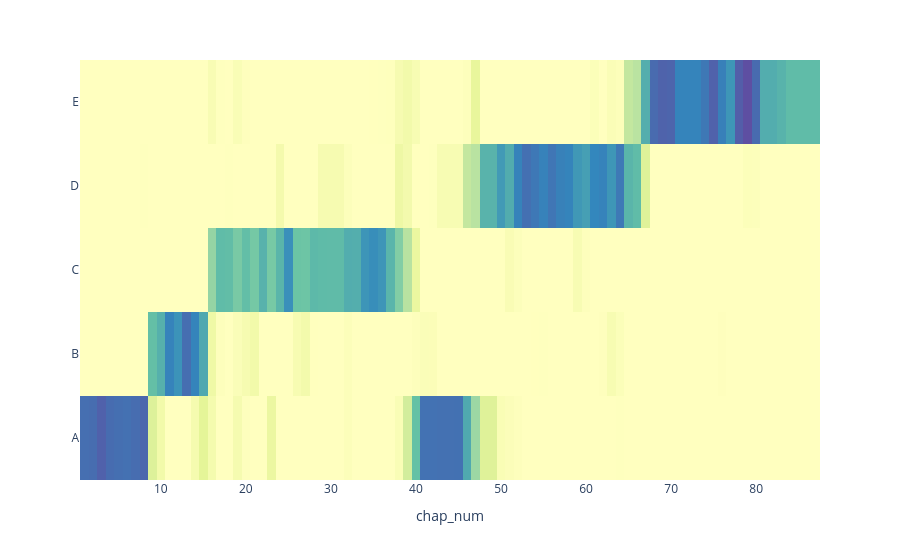

Write notebook code for a chart like this one.
### Markdown cell above
### Using Theta

### Code cell
px.imshow(chunk_model.DOC2_TOPIC_THETA.T.sort_index(ascending=False),  
          color_continuous_scale=px.colors.diverging.Spectral, 
          color_continuous_midpoint=0
         ).update_layout(coloraxis_showscale=False)

### Figure 1 — Plotly figure (JSON) as saved in the notebook; plotly's stock layout.template omitted (floating-point values rounded to 4 significant figures; data arrays with more than 128 entries replaced by an {"elided": "..."} marker saying what was removed)
{"data": [{"coloraxis": "coloraxis", "hovertemplate": "chap_num: %{x}<br>y: %{y}<br>color: %{z}<extra></extra>", "name": "0", "type": "heatmap", "x": [1, 2, 3, 4, 5, 6, 7, 8, 9, 10, 11, 12, 13, 14, 15, 16, 17, 18, 19, 20, 21, 22, 23, 24, 25, 26, 27, 28, 29, 30, 31, 32, 33, 34, 35, 36, 37, 38, 39, 40, 41, 42, 43, 44, 45, 46, 47, 48, 49, 50, 51, 52, 53, 54, 55, 56, 57, 58, 59, 60, 61, 62, 63, 64, 65, 66, 67, 68, 69, 70, 71, 72, 73, 74, 75, 76, 77, 78, 79, 80, 81, 82, 83, 84, 85, 86, 87], "xaxis": "x", "y": ["E", "D", "C", "B", "A"], "yaxis": "y", "z": {"elided": "5x87 float values"}}], "layout": {"autosize": true, "coloraxis": {"cmid": 0, "colorscale": [[0, "rgb(158,1,66)"], [0.1, "rgb(213,62,79)"], [0.2, "rgb(244,109,67)"], [0.3, "rgb(253,174,97)"], [0.4, "rgb(254,224,139)"], [0.5, "rgb(255,255,191)"], [0.6, "rgb(230,245,152)"], [0.7, "rgb(171,221,164)"], [0.8, "rgb(102,194,165)"], [0.9, "rgb(50,136,189)"], [1, "rgb(94,79,162)"]], "showscale": false}, "margin": {"t": 60}, "xaxis": {"anchor": "y", "autorange": true, "constrain": "domain", "domain": [0, 1], "range": [0.5, 87.5], "scaleanchor": "y", "title": {"text": "chap_num"}, "type": "linear"}, "yaxis": {"anchor": "x", "autorange": true, "constrain": "domain", "domain": [0, 1], "range": [4.5, -0.5], "type": "category"}}}
